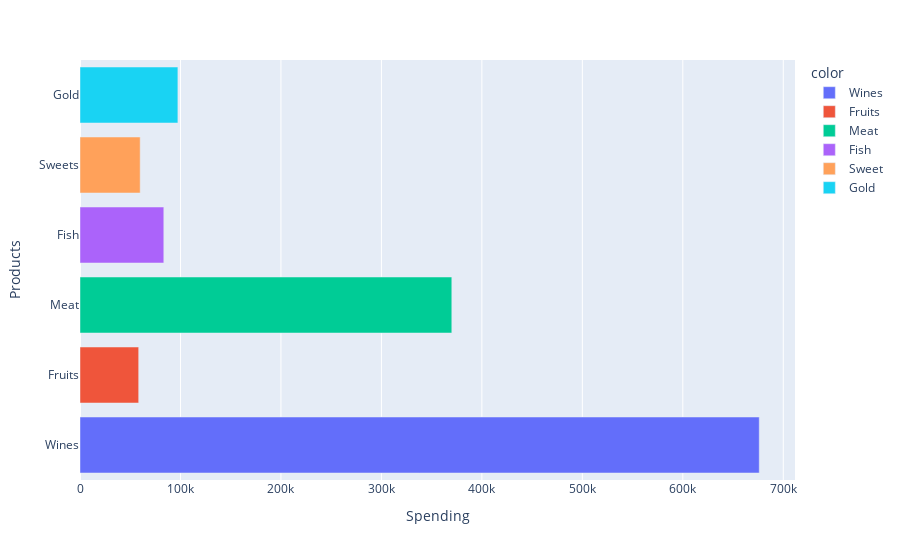

The cell this chart's notebook holds for it:
### Markdown cell above
What is most selling product?

### Code cell
data = [['Wines', df_marketing_campaign['Wines'].sum()],
        ['Fruits', df_marketing_campaign['Fruits'].sum()],
        ['Meat', df_marketing_campaign['Meat'].sum()],
        ['Fish', df_marketing_campaign['Fish'].sum()],
        ['Sweets', df_marketing_campaign['Sweets'].sum()],
        ['Gold', df_marketing_campaign['Gold'].sum()]
]
df_products = pd.DataFrame(data, columns = ['Products', 'Spending'])
df_products
px.bar(df_products, y='Products' ,x='Spending' , orientation='h', color=['Wines', 'Fruits', 'Meat', 'Fish', 'Sweet', 'Gold'])

### Figure 1 — Plotly figure (JSON) as saved in the notebook; plotly's stock layout.template omitted (floating-point values rounded to 4 significant figures)
{"data": [{"alignmentgroup": "True", "hovertemplate": "color=Wines<br>Spending=%{x}<br>Products=%{y}<extra></extra>", "legendgroup": "Wines", "marker": {"color": "#636efa", "pattern": {"shape": ""}}, "name": "Wines", "offsetgroup": "Wines", "orientation": "h", "showlegend": true, "textposition": "auto", "type": "bar", "x": [676083], "xaxis": "x", "y": ["Wines"], "yaxis": "y"}, {"alignmentgroup": "True", "hovertemplate": "color=Fruits<br>Spending=%{x}<br>Products=%{y}<extra></extra>", "legendgroup": "Fruits", "marker": {"color": "#EF553B", "pattern": {"shape": ""}}, "name": "Fruits", "offsetgroup": "Fruits", "orientation": "h", "showlegend": true, "textposition": "auto", "type": "bar", "x": [58405], "xaxis": "x", "y": ["Fruits"], "yaxis": "y"}, {"alignmentgroup": "True", "hovertemplate": "color=Meat<br>Spending=%{x}<br>Products=%{y}<extra></extra>", "legendgroup": "Meat", "marker": {"color": "#00cc96", "pattern": {"shape": ""}}, "name": "Meat", "offsetgroup": "Meat", "orientation": "h", "showlegend": true, "textposition": "auto", "type": "bar", "x": [370063], "xaxis": "x", "y": ["Meat"], "yaxis": "y"}, {"alignmentgroup": "True", "hovertemplate": "color=Fish<br>Spending=%{x}<br>Products=%{y}<extra></extra>", "legendgroup": "Fish", "marker": {"color": "#ab63fa", "pattern": {"shape": ""}}, "name": "Fish", "offsetgroup": "Fish", "orientation": "h", "showlegend": true, "textposition": "auto", "type": "bar", "x": [83405], "xaxis": "x", "y": ["Fish"], "yaxis": "y"}, {"alignmentgroup": "True", "hovertemplate": "color=Sweet<br>Spending=%{x}<br>Products=%{y}<extra></extra>", "legendgroup": "Sweet", "marker": {"color": "#FFA15A", "pattern": {"shape": ""}}, "name": "Sweet", "offsetgroup": "Sweet", "orientation": "h", "showlegend": true, "textposition": "auto", "type": "bar", "x": [59896], "xaxis": "x", "y": ["Sweets"], "yaxis": "y"}, {"alignmentgroup": "True", "hovertemplate": "color=Gold<br>Spending=%{x}<br>Products=%{y}<extra></extra>", "legendgroup": "Gold", "marker": {"color": "#19d3f3", "pattern": {"shape": ""}}, "name": "Gold", "offsetgroup": "Gold", "orientation": "h", "showlegend": true, "textposition": "auto", "type": "bar", "x": [97427], "xaxis": "x", "y": ["Gold"], "yaxis": "y"}], "layout": {"barmode": "relative", "legend": {"title": {"text": "color"}, "tracegroupgap": 0}, "margin": {"t": 60}, "xaxis": {"anchor": "y", "domain": [0, 1], "title": {"text": "Spending"}}, "yaxis": {"anchor": "x", "domain": [0, 1], "title": {"text": "Products"}}}}
